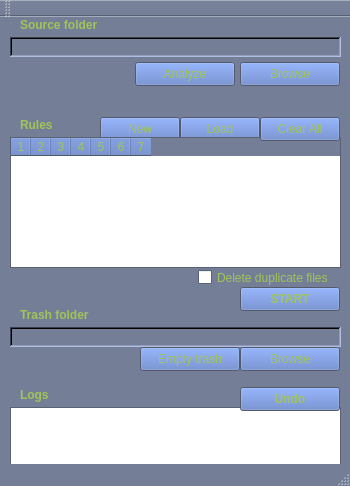
<?xml version="1.0" encoding="UTF-8"?>
<ui version="4.0">
 <class>MainWindow</class>
 <widget class="QMainWindow" name="MainWindow">
  <property name="geometry">
   <rect>
    <x>0</x>
    <y>0</y>
    <width>350</width>
    <height>486</height>
   </rect>
  </property>
  <property name="sizePolicy">
   <sizepolicy hsizetype="Fixed" vsizetype="Fixed">
    <horstretch>0</horstretch>
    <verstretch>0</verstretch>
   </sizepolicy>
  </property>
  <property name="minimumSize">
   <size>
    <width>350</width>
    <height>466</height>
   </size>
  </property>
  <property name="maximumSize">
   <size>
    <width>350</width>
    <height>486</height>
   </size>
  </property>
  <property name="palette">
   <palette>
    <active>
     <colorrole role="WindowText">
      <brush brushstyle="SolidPattern">
       <color alpha="255">
        <red>160</red>
        <green>196</green>
        <blue>90</blue>
       </color>
      </brush>
     </colorrole>
     <colorrole role="Button">
      <brush brushstyle="SolidPattern">
       <color alpha="255">
        <red>90</red>
        <green>121</green>
        <blue>196</blue>
       </color>
      </brush>
     </colorrole>
     <colorrole role="Light">
      <brush brushstyle="SolidPattern">
       <color alpha="255">
        <red>174</red>
        <green>189</green>
        <blue>225</blue>
       </color>
      </brush>
     </colorrole>
     <colorrole role="Midlight">
      <brush brushstyle="SolidPattern">
       <color alpha="255">
        <red>145</red>
        <green>157</green>
        <blue>187</blue>
       </color>
      </brush>
     </colorrole>
     <colorrole role="Dark">
      <brush brushstyle="SolidPattern">
       <color alpha="255">
        <red>58</red>
        <green>63</green>
        <blue>75</blue>
       </color>
      </brush>
     </colorrole>
     <colorrole role="Mid">
      <brush brushstyle="SolidPattern">
       <color alpha="255">
        <red>77</red>
        <green>84</green>
        <blue>100</blue>
       </color>
      </brush>
     </colorrole>
     <colorrole role="Text">
      <brush brushstyle="SolidPattern">
       <color alpha="255">
        <red>90</red>
        <green>121</green>
        <blue>196</blue>
       </color>
      </brush>
     </colorrole>
     <colorrole role="BrightText">
      <brush brushstyle="SolidPattern">
       <color alpha="255">
        <red>255</red>
        <green>255</green>
        <blue>255</blue>
       </color>
      </brush>
     </colorrole>
     <colorrole role="ButtonText">
      <brush brushstyle="SolidPattern">
       <color alpha="255">
        <red>160</red>
        <green>196</green>
        <blue>90</blue>
       </color>
      </brush>
     </colorrole>
     <colorrole role="Base">
      <brush brushstyle="SolidPattern">
       <color alpha="255">
        <red>255</red>
        <green>255</green>
        <blue>255</blue>
       </color>
      </brush>
     </colorrole>
     <colorrole role="Window">
      <brush brushstyle="SolidPattern">
       <color alpha="255">
        <red>116</red>
        <green>126</green>
        <blue>150</blue>
       </color>
      </brush>
     </colorrole>
     <colorrole role="Shadow">
      <brush brushstyle="SolidPattern">
       <color alpha="255">
        <red>0</red>
        <green>0</green>
        <blue>0</blue>
       </color>
      </brush>
     </colorrole>
     <colorrole role="AlternateBase">
      <brush brushstyle="SolidPattern">
       <color alpha="255">
        <red>185</red>
        <green>190</green>
        <blue>202</blue>
       </color>
      </brush>
     </colorrole>
     <colorrole role="ToolTipBase">
      <brush brushstyle="SolidPattern">
       <color alpha="255">
        <red>255</red>
        <green>255</green>
        <blue>220</blue>
       </color>
      </brush>
     </colorrole>
     <colorrole role="ToolTipText">
      <brush brushstyle="SolidPattern">
       <color alpha="255">
        <red>0</red>
        <green>0</green>
        <blue>0</blue>
       </color>
      </brush>
     </colorrole>
    </active>
    <inactive>
     <colorrole role="WindowText">
      <brush brushstyle="SolidPattern">
       <color alpha="255">
        <red>160</red>
        <green>196</green>
        <blue>90</blue>
       </color>
      </brush>
     </colorrole>
     <colorrole role="Button">
      <brush brushstyle="SolidPattern">
       <color alpha="255">
        <red>90</red>
        <green>121</green>
        <blue>196</blue>
       </color>
      </brush>
     </colorrole>
     <colorrole role="Light">
      <brush brushstyle="SolidPattern">
       <color alpha="255">
        <red>174</red>
        <green>189</green>
        <blue>225</blue>
       </color>
      </brush>
     </colorrole>
     <colorrole role="Midlight">
      <brush brushstyle="SolidPattern">
       <color alpha="255">
        <red>145</red>
        <green>157</green>
        <blue>187</blue>
       </color>
      </brush>
     </colorrole>
     <colorrole role="Dark">
      <brush brushstyle="SolidPattern">
       <color alpha="255">
        <red>58</red>
        <green>63</green>
        <blue>75</blue>
       </color>
      </brush>
     </colorrole>
     <colorrole role="Mid">
      <brush brushstyle="SolidPattern">
       <color alpha="255">
        <red>77</red>
        <green>84</green>
        <blue>100</blue>
       </color>
      </brush>
     </colorrole>
     <colorrole role="Text">
      <brush brushstyle="SolidPattern">
       <color alpha="255">
        <red>90</red>
        <green>121</green>
        <blue>196</blue>
       </color>
      </brush>
     </colorrole>
     <colorrole role="BrightText">
      <brush brushstyle="SolidPattern">
       <color alpha="255">
        <red>255</red>
        <green>255</green>
        <blue>255</blue>
       </color>
      </brush>
     </colorrole>
     <colorrole role="ButtonText">
      <brush brushstyle="SolidPattern">
       <color alpha="255">
        <red>160</red>
        <green>196</green>
        <blue>90</blue>
       </color>
      </brush>
     </colorrole>
     <colorrole role="Base">
      <brush brushstyle="SolidPattern">
       <color alpha="255">
        <red>255</red>
        <green>255</green>
        <blue>255</blue>
       </color>
      </brush>
     </colorrole>
     <colorrole role="Window">
      <brush brushstyle="SolidPattern">
       <color alpha="255">
        <red>116</red>
        <green>126</green>
        <blue>150</blue>
       </color>
      </brush>
     </colorrole>
     <colorrole role="Shadow">
      <brush brushstyle="SolidPattern">
       <color alpha="255">
        <red>0</red>
        <green>0</green>
        <blue>0</blue>
       </color>
      </brush>
     </colorrole>
     <colorrole role="AlternateBase">
      <brush brushstyle="SolidPattern">
       <color alpha="255">
        <red>185</red>
        <green>190</green>
        <blue>202</blue>
       </color>
      </brush>
     </colorrole>
     <colorrole role="ToolTipBase">
      <brush brushstyle="SolidPattern">
       <color alpha="255">
        <red>255</red>
        <green>255</green>
        <blue>220</blue>
       </color>
      </brush>
     </colorrole>
     <colorrole role="ToolTipText">
      <brush brushstyle="SolidPattern">
       <color alpha="255">
        <red>0</red>
        <green>0</green>
        <blue>0</blue>
       </color>
      </brush>
     </colorrole>
    </inactive>
    <disabled>
     <colorrole role="WindowText">
      <brush brushstyle="SolidPattern">
       <color alpha="255">
        <red>58</red>
        <green>63</green>
        <blue>75</blue>
       </color>
      </brush>
     </colorrole>
     <colorrole role="Button">
      <brush brushstyle="SolidPattern">
       <color alpha="255">
        <red>90</red>
        <green>121</green>
        <blue>196</blue>
       </color>
      </brush>
     </colorrole>
     <colorrole role="Light">
      <brush brushstyle="SolidPattern">
       <color alpha="255">
        <red>174</red>
        <green>189</green>
        <blue>225</blue>
       </color>
      </brush>
     </colorrole>
     <colorrole role="Midlight">
      <brush brushstyle="SolidPattern">
       <color alpha="255">
        <red>145</red>
        <green>157</green>
        <blue>187</blue>
       </color>
      </brush>
     </colorrole>
     <colorrole role="Dark">
      <brush brushstyle="SolidPattern">
       <color alpha="255">
        <red>58</red>
        <green>63</green>
        <blue>75</blue>
       </color>
      </brush>
     </colorrole>
     <colorrole role="Mid">
      <brush brushstyle="SolidPattern">
       <color alpha="255">
        <red>77</red>
        <green>84</green>
        <blue>100</blue>
       </color>
      </brush>
     </colorrole>
     <colorrole role="Text">
      <brush brushstyle="SolidPattern">
       <color alpha="255">
        <red>58</red>
        <green>63</green>
        <blue>75</blue>
       </color>
      </brush>
     </colorrole>
     <colorrole role="BrightText">
      <brush brushstyle="SolidPattern">
       <color alpha="255">
        <red>255</red>
        <green>255</green>
        <blue>255</blue>
       </color>
      </brush>
     </colorrole>
     <colorrole role="ButtonText">
      <brush brushstyle="SolidPattern">
       <color alpha="255">
        <red>58</red>
        <green>63</green>
        <blue>75</blue>
       </color>
      </brush>
     </colorrole>
     <colorrole role="Base">
      <brush brushstyle="SolidPattern">
       <color alpha="255">
        <red>116</red>
        <green>126</green>
        <blue>150</blue>
       </color>
      </brush>
     </colorrole>
     <colorrole role="Window">
      <brush brushstyle="SolidPattern">
       <color alpha="255">
        <red>116</red>
        <green>126</green>
        <blue>150</blue>
       </color>
      </brush>
     </colorrole>
     <colorrole role="Shadow">
      <brush brushstyle="SolidPattern">
       <color alpha="255">
        <red>0</red>
        <green>0</green>
        <blue>0</blue>
       </color>
      </brush>
     </colorrole>
     <colorrole role="AlternateBase">
      <brush brushstyle="SolidPattern">
       <color alpha="255">
        <red>116</red>
        <green>126</green>
        <blue>150</blue>
       </color>
      </brush>
     </colorrole>
     <colorrole role="ToolTipBase">
      <brush brushstyle="SolidPattern">
       <color alpha="255">
        <red>255</red>
        <green>255</green>
        <blue>220</blue>
       </color>
      </brush>
     </colorrole>
     <colorrole role="ToolTipText">
      <brush brushstyle="SolidPattern">
       <color alpha="255">
        <red>0</red>
        <green>0</green>
        <blue>0</blue>
       </color>
      </brush>
     </colorrole>
    </disabled>
   </palette>
  </property>
  <property name="windowTitle">
   <string>MainWindow</string>
  </property>
  <widget class="QWidget" name="centralWidget">
   <widget class="QPushButton" name="select_button">
    <property name="geometry">
     <rect>
      <x>240</x>
      <y>45</y>
      <width>100</width>
      <height>24</height>
     </rect>
    </property>
    <property name="text">
     <string>Browse</string>
    </property>
   </widget>
   <widget class="QLabel" name="source">
    <property name="geometry">
     <rect>
      <x>10</x>
      <y>20</y>
      <width>331</width>
      <height>20</height>
     </rect>
    </property>
    <property name="frameShape">
     <enum>QFrame::WinPanel</enum>
    </property>
    <property name="frameShadow">
     <enum>QFrame::Sunken</enum>
    </property>
    <property name="text">
     <string/>
    </property>
   </widget>
   <widget class="QPushButton" name="start_button">
    <property name="geometry">
     <rect>
      <x>240</x>
      <y>270</y>
      <width>100</width>
      <height>24</height>
     </rect>
    </property>
    <property name="font">
     <font>
      <weight>75</weight>
      <bold>true</bold>
     </font>
    </property>
    <property name="text">
     <string>START</string>
    </property>
   </widget>
   <widget class="QLabel" name="label_2">
    <property name="geometry">
     <rect>
      <x>20</x>
      <y>0</y>
      <width>101</width>
      <height>16</height>
     </rect>
    </property>
    <property name="font">
     <font>
      <weight>75</weight>
      <bold>true</bold>
     </font>
    </property>
    <property name="text">
     <string>Source folder</string>
    </property>
   </widget>
   <widget class="QLabel" name="label_3">
    <property name="geometry">
     <rect>
      <x>20</x>
      <y>100</y>
      <width>101</width>
      <height>16</height>
     </rect>
    </property>
    <property name="font">
     <font>
      <weight>75</weight>
      <bold>true</bold>
     </font>
    </property>
    <property name="text">
     <string>Rules</string>
    </property>
   </widget>
   <widget class="QPushButton" name="new_rule_button">
    <property name="geometry">
     <rect>
      <x>100</x>
      <y>100</y>
      <width>80</width>
      <height>24</height>
     </rect>
    </property>
    <property name="text">
     <string>New</string>
    </property>
   </widget>
   <widget class="QPushButton" name="load_rule_button">
    <property name="geometry">
     <rect>
      <x>180</x>
      <y>100</y>
      <width>80</width>
      <height>24</height>
     </rect>
    </property>
    <property name="text">
     <string>Load</string>
    </property>
   </widget>
   <widget class="QTextBrowser" name="logs">
    <property name="geometry">
     <rect>
      <x>10</x>
      <y>390</y>
      <width>331</width>
      <height>75</height>
     </rect>
    </property>
   </widget>
   <widget class="QLabel" name="label_4">
    <property name="geometry">
     <rect>
      <x>20</x>
      <y>370</y>
      <width>101</width>
      <height>16</height>
     </rect>
    </property>
    <property name="font">
     <font>
      <weight>75</weight>
      <bold>true</bold>
     </font>
    </property>
    <property name="text">
     <string>Logs</string>
    </property>
   </widget>
   <widget class="QPushButton" name="analyze">
    <property name="geometry">
     <rect>
      <x>135</x>
      <y>45</y>
      <width>100</width>
      <height>24</height>
     </rect>
    </property>
    <property name="text">
     <string>Analyze</string>
    </property>
   </widget>
   <widget class="QTableWidget" name="rules_view">
    <property name="enabled">
     <bool>true</bool>
    </property>
    <property name="geometry">
     <rect>
      <x>10</x>
      <y>120</y>
      <width>331</width>
      <height>131</height>
     </rect>
    </property>
    <property name="editTriggers">
     <set>QAbstractItemView::NoEditTriggers</set>
    </property>
    <property name="columnCount">
     <number>7</number>
    </property>
    <attribute name="horizontalHeaderCascadingSectionResizes">
     <bool>true</bool>
    </attribute>
    <attribute name="horizontalHeaderDefaultSectionSize">
     <number>20</number>
    </attribute>
    <attribute name="horizontalHeaderMinimumSectionSize">
     <number>20</number>
    </attribute>
    <attribute name="horizontalHeaderStretchLastSection">
     <bool>false</bool>
    </attribute>
    <attribute name="verticalHeaderVisible">
     <bool>false</bool>
    </attribute>
    <column/>
    <column/>
    <column/>
    <column/>
    <column/>
    <column/>
    <column/>
   </widget>
   <widget class="QCheckBox" name="delete_duplicate">
    <property name="geometry">
     <rect>
      <x>198</x>
      <y>250</y>
      <width>141</width>
      <height>21</height>
     </rect>
    </property>
    <property name="text">
     <string>Delete duplicate files</string>
    </property>
   </widget>
   <widget class="QPushButton" name="undo_button">
    <property name="geometry">
     <rect>
      <x>240</x>
      <y>370</y>
      <width>100</width>
      <height>24</height>
     </rect>
    </property>
    <property name="font">
     <font>
      <weight>75</weight>
      <bold>true</bold>
     </font>
    </property>
    <property name="text">
     <string>Undo</string>
    </property>
   </widget>
   <widget class="QPushButton" name="clear_button">
    <property name="geometry">
     <rect>
      <x>260</x>
      <y>100</y>
      <width>80</width>
      <height>24</height>
     </rect>
    </property>
    <property name="text">
     <string>Clear All</string>
    </property>
   </widget>
   <widget class="QLabel" name="loading_label">
    <property name="geometry">
     <rect>
      <x>170</x>
      <y>80</y>
      <width>32</width>
      <height>32</height>
     </rect>
    </property>
    <property name="text">
     <string/>
    </property>
   </widget>
   <widget class="QLabel" name="trash">
    <property name="geometry">
     <rect>
      <x>10</x>
      <y>310</y>
      <width>331</width>
      <height>20</height>
     </rect>
    </property>
    <property name="frameShape">
     <enum>QFrame::WinPanel</enum>
    </property>
    <property name="frameShadow">
     <enum>QFrame::Sunken</enum>
    </property>
    <property name="text">
     <string/>
    </property>
   </widget>
   <widget class="QLabel" name="label_5">
    <property name="geometry">
     <rect>
      <x>20</x>
      <y>290</y>
      <width>101</width>
      <height>16</height>
     </rect>
    </property>
    <property name="font">
     <font>
      <weight>75</weight>
      <bold>true</bold>
     </font>
    </property>
    <property name="text">
     <string>Trash folder</string>
    </property>
   </widget>
   <widget class="QPushButton" name="select_trash">
    <property name="geometry">
     <rect>
      <x>240</x>
      <y>330</y>
      <width>100</width>
      <height>24</height>
     </rect>
    </property>
    <property name="text">
     <string>Browse</string>
    </property>
   </widget>
   <widget class="QPushButton" name="empty_trash">
    <property name="geometry">
     <rect>
      <x>140</x>
      <y>330</y>
      <width>100</width>
      <height>24</height>
     </rect>
    </property>
    <property name="text">
     <string>Empty trash</string>
    </property>
   </widget>
  </widget>
  <widget class="QMenuBar" name="menuBar">
   <property name="geometry">
    <rect>
     <x>0</x>
     <y>0</y>
     <width>350</width>
     <height>21</height>
    </rect>
   </property>
  </widget>
  <widget class="QToolBar" name="mainToolBar">
   <attribute name="toolBarArea">
    <enum>TopToolBarArea</enum>
   </attribute>
   <attribute name="toolBarBreak">
    <bool>false</bool>
   </attribute>
  </widget>
  <widget class="QStatusBar" name="statusBar"/>
 </widget>
 <layoutdefault spacing="6" margin="11"/>
 <resources/>
 <connections/>
</ui>
